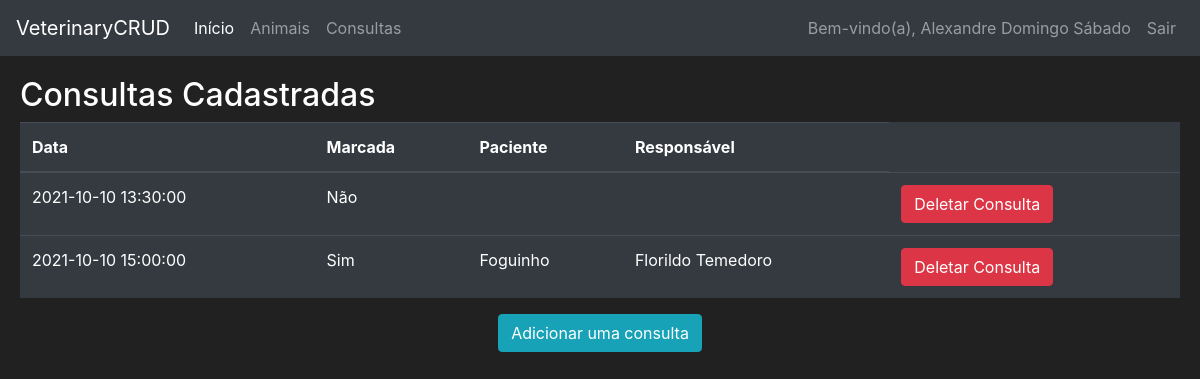
The page /consultations (signed in) on the database as committed earlier.
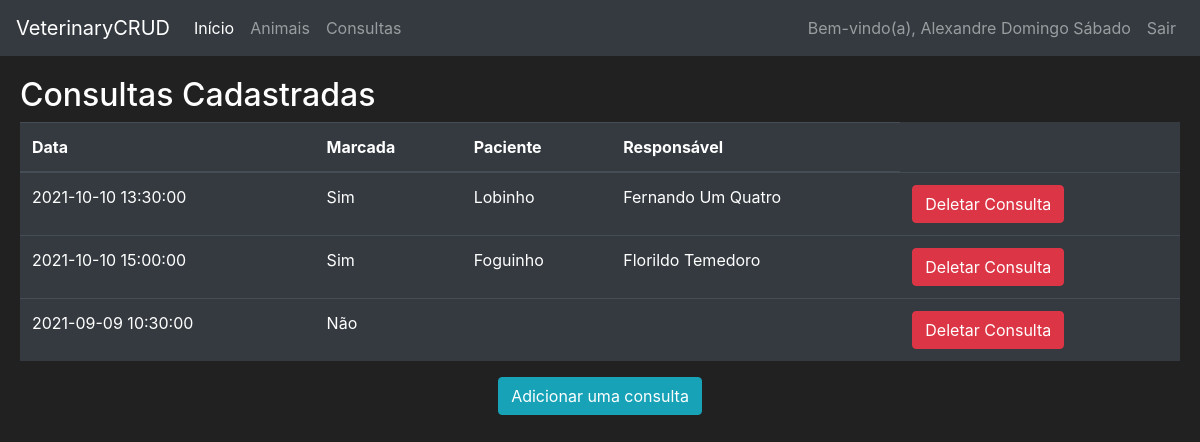
The same page on the database as committed later.
### veterinary/models.py (models this page shows, shortened)
class Consultation(db.Model):
    id = db.Column(db.Integer(), primary_key=True)
    date = db.Column(db.DateTime(), nullable=False)
    veterinarian_login = db.Column(db.String(length=10), db.ForeignKey('user.login'), nullable=False)
    is_scheduled = db.Column(db.Boolean(), nullable=False)
    animal_id = db.Column(db.String(length=10), db.ForeignKey('animal.id'))
    def get_veterinarian(self):
        return Veterinarian.query.filter_by(login=self.veterinarian_login).first()
    def get_animal(self):
        return Animal.query.filter_by(id=self.animal_id).first()

class Animal(db.Model):
    id = db.Column(db.Integer(), primary_key=True)
    name = db.Column(db.String(length=20), nullable=False)
    age = db.Column(db.Integer(), nullable=False)
    type = db.Column(db.String(length=15), nullable=False)
    race = db.Column(db.String(length=20), nullable=False)
    health = db.Column(db.String(length=30), nullable=False)
    client_login = db.Column(db.String(length=10), db.ForeignKey('user.login'), nullable=False)
    consultations = db.relationship('Consultation', backref='animal', lazy=True)
    def get_owner(self):
        return Client.query.filter_by(login=self.client_login).first()

class User(db.Model, UserMixin):
    __tablename__ = 'user'
    login = db.Column(db.String(length=10), primary_key=True)
    name = db.Column(db.String(length=50), nullable=False, unique=True)
    cpf = db.Column(db.String(length=11), nullable=False, unique=True)
    password_hash = db.Column(db.String(length=60), nullable=False)
    user_type = db.Column(db.String(length=50), nullable=False)
    __mapper_args__ = {
        'polymorphic_identity':'user',
        'polymorphic_on':user_type
    }
    @property
    def password(self):
        return self.password
    def is_client(self):
        return self.user_type == 'client'
    def is_veterinarian(self):
        return self.user_type == 'veterinarian'

### veterinary/routes.py (the view, shortened to what this page needs)
@app.route('/consultations', methods=['GET', 'POST'])
@login_required
def consultations_page():
    register_consultation_form = RegisterConsultationForm()
    delete_consultation_form = ConfirmForm()
    schedule_consultation_form = ScheduleConsultationForm()
    unschedule_consultation_form = ConfirmForm()
    if request.method == 'GET':
        if current_user.is_client():
            consultations = Consultation.query.filter_by(is_scheduled=False)
            scheduled_consultations = current_user.get_scheduled_consultations()
        elif current_user.is_veterinarian():
            consultations = Consultation.query.filter_by(veterinarian_login=current_user.login)
            scheduled_consultations = []
        return render_template('consultations.html',
                               consultations=consultations,
                               scheduled_consultations=scheduled_consultations,
                               register_consultation_form=register_consultation_form,
                               schedule_consultation_form=schedule_consultation_form,
                               unschedule_consultation_form=unschedule_consultation_form,
                               delete_consultation_form=delete_consultation_form,
                               User=User, Animal=Animal)

### veterinary/models.py (called while the page is built)
@login_manager.user_loader
def load_user(user_login):
    return User.query.get(user_login)

    def has_animals(self):
        return False

### veterinary/templates/consultations.html (shortened to what this page needs)
{% extends 'base.html' %}
{% block content %}
<div class="row" style="margin-top:20px; margin-left:20px; margin-right:20px">
        <h2>Consultas Cadastradas</h2>
        <br>
        <table class="table table-hover table-dark">
            <thead>
                <tr>
                    <th scope="col">Data</th>
                    {% if current_user.is_client() %}
                        <th scope="col">Especialidade</th>
                        <th scope="col">Veterinário</th>
                    {% else %}
                        <th scope="col">Marcada</th>
                        <th scope="col">Paciente</th>
                        <th scope="col">Responsável</th>
                    {% endif %}
                </tr>
            </thead>
            <tbody>
            {% for consultation in consultations %}
            <tr>
                <td>{{ consultation.date }}</td>
                {% if current_user.is_client() %}
                    <td>{{ consultation.get_veterinarian().expertise  }}</td>
                    <td>{{ consultation.get_veterinarian().name  }}</td>
                {% else %}
                    {% if consultation.is_scheduled %}
                        <td>Sim</td>
                        <td> {{ consultation.get_animal().name }} </td>
                        <td> {{ consultation.get_animal().get_owner().name }} </td>
                    {% else %}
                        <td>Não</td>
                        <td></td>
                        <td></td>
                    {% endif %}
                {% endif %}
                <td>
                    {% if current_user.is_client() %}
                        <button class="btn btn-outline btn-success" data-toggle="modal"
                                data-target="#Modal-ScheduleConsultation-{{ consultation.id }}">Marcar Consulta
                        </button>
                    {% else %}
                        <button class="btn btn-outline btn-danger" data-toggle="modal"
                                data-target="#Modal-DeleteConsultation-{{ consultation.id }}">Deletar Consulta
                        </button>
                    {% endif %}
                </td>
            </tr>
            {% endfor %}
            </tbody>
        </table>
        {% if current_user.is_veterinarian() %}
            <div class="container">
                <div class="row justify-content-md-center">
                    <button class="btn btn-outline btn-info" data-toggle="modal"
                            data-target="#Modal-AddIConsultation">Adicionar uma consulta
                    </button>
                </div>
            </div>
        {% endif %}
</div>
{% endblock %}

Rows that differ between the two databases and show on the page:
changed Consultation: get_animal (not shown) → "Lobinho"; get_animal (not shown) → "Fernando Um Quatro"; is_scheduled "Não" → "Sim"
added Consultation: date "2021-09-09 10:30:00", is_scheduled "Não"
